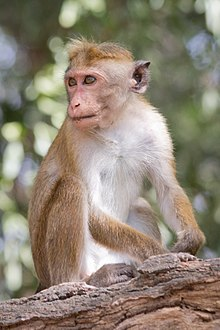
#> input picture scikit_image/sample_images/2monkey.jpg, 220 x 330 px
$ python 2.transformation_rescale_resize_and_downscale.py
#> lines starting #> are read from the running program, lines starting #| are printed output that depends on the picture
#%%
from skimage import io
from skimage.transform import rescale, resize, downscale_local_mean
from matplotlib import pyplot as plt

img = io.imread("sample_images/2monkey.jpg", as_gray = True)
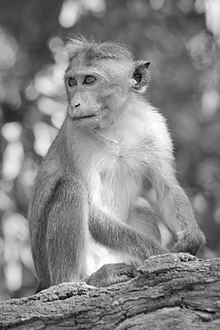
#> img: shape (330, 220) float64; min 0.0125, max 1, mean 0.523

#anti_aliasing increase sharpness
rescal_img = rescale(img,1.0/4.0, anti_aliasing = True)
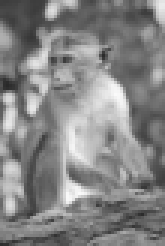
#> rescal_img: shape (82, 55) float64 (shown 3 times larger); min 0.161, max 0.983, mean 0.523
resize_img = resize(img,(200,200),anti_aliasing = True)
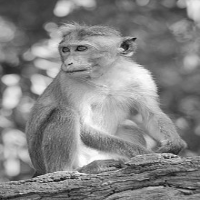
#> resize_img: shape (200, 200) float64; min 0.0512, max 0.998, mean 0.523
downscale_img = downscale_local_mean(img,(1,3))
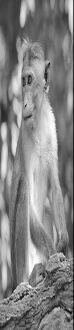
#> downscale_img: shape (330, 74) float64; min 0.0484, max 0.996, mean 0.519

plt.imshow(downscale_img, "gray")

$ run again, with scikit_image/sample_images/1einstein.jpg copied over scikit_image/sample_images/2monkey.jpg
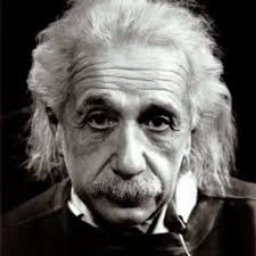
#> input picture scikit_image/sample_images/1einstein.jpg, 256 x 256 px
#> `rescal_img = rescale(img,1.0/4.0, anti_aliasing = True)`:
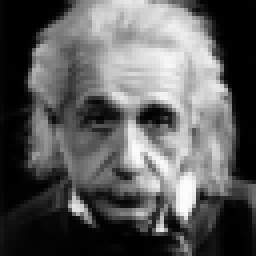
#> rescal_img: shape (64, 64) float64 (shown 4 times larger); min 0, max 0.995, mean 0.361
#> `downscale_img = downscale_local_mean(img,(1,3))`:
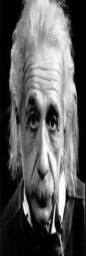
#> downscale_img: shape (256, 86) float64; min 0, max 0.999, mean 0.358
